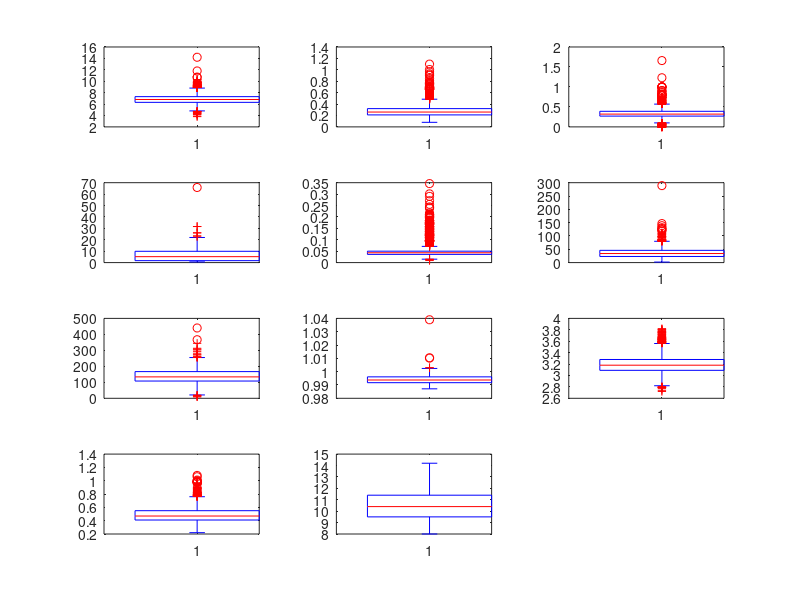

The MATLAB source for this figure: (Note: this script raises an error after producing the figure.)
%% TD Introduction au Data-Mining

% *OBJECTIF :* On possède un jeu de données représentant les caractéristiques
% physio-chimiques de vins. Le but est qu'à partir de ces données on puisse
% prédire la qualité d'un vin selon une méthode bien précise. 

% *DESCRIPTION DES DONNEES :* Nous avons deux matrices à notre disposition.
% La matrice X contient les caractéristiques physiques et chimiques des
% vin et la matrice Y représente la qualité du vin (1/0 : bonne/mauvaise).
% Chaques lignes des deux matrices représente un vin en particulier. 

%% 1) Prise en main des données :

clear;
close all;
load('WhiteW.mat');

%Analyse statistique de X :

moy = mean(X);
variance = var(X);
mediane = quantile(X,0.5);

% Tracé des boites à moustache pour chaque attribut des vins.
figure(1)
hold on
for i=1:11 
    subplot(4,3,i);
    boxplot(X(:,i));
end

%% 2) Mise en place de la classifications des données

%% 2.1 Découpage des données

[Xtmp Ytmp Xtest Ytest] = splitdata(X, Y, 2/3); 
[Xapp Yapp Xval Yval] = splitdata(Xtmp, Ytmp, 0.5);
clear Xtmp;
clear Ytmp;

% A l'aide de la fonction slitdata on sépare dans un premier temps
% les matrices X et Y en deux de proportions 1/3 et 2/3 et ensuite
% l'échantillon de taille 2/3 on le sépare de nouveau en 2. Ainsi on a
% séparer nos données en trois en proportion identique. 
% Ainsi on posséde un sous ensemble d'apprentissage Xapp/Yapp, un sous
% ensemble de validation Xval/Yvap et un sous ensemble de test Xtest/Ytest.


%% 2.2 Méthode des k plus proches voisins

% La méthode des k plus proches voisins consiste à prendre un point de
% référence x puis de déterminer ses k plus proches voisins (k choisi) à
% l'intérieur d'un sous ensemble. 
% La métrique utilisée ici est la distance euclidienne.
% On dispose d'une fonction kppv qui applique la méthode des k plus proches
% voisins. 

MatDistApp = [];
MatDistVal = [];
MatDistTest = [];

kVect = 3:2:70;
% Après plusieurs tests on décide de ne choisir que des k impaires, car
% lorsque le k est un nombre pair on remarque des variations importantes.
% En effet lorsque l'on regarde un nombre de voisin pair on peut avoir
% autant de point d'une classe que de point de l'autre classe, l'ordinateur
% choisissant la classe de façon aléatoire dans ce cas le résultat n'est
% pas fiable. 

%initialisation
errorApp = zeros(size(kVect));
errorVal = zeros(size(kVect));
errorTest = zeros(size(kVect));

% On applique la méthode des k plus proches voisins pour chacun des sous
% ensemble (apprentissage, valisation et test) plusieur fois avec un nombre
% de k grandissant afin de trouver la valeur du k optimal.
% Pour cela on calcul l'erreur pour chaque sous ensemble en faisant une
% comparaison terme à terme. 

for i=1:length(kVect)
    k = kVect(i);
    [YPapp,MatDistApp] = kppv(Xapp, Xapp, Yapp, k, MatDistApp);
    [YPval,MatDistVal] = kppv(Xval, Xapp, Yapp, k, MatDistVal);
    [YPtest,MatDistTest] = kppv(Xtest, Xapp, Yapp, k, MatDistTest);
    errorApp(i) = mean(Yapp ~= YPapp);
    errorVal(i) = mean(Yval ~= YPval);
    errorTest(i) = mean(Ytest ~= YPtest);
end

% On récupére l'indice de k optimal pour les sous ensemble de test et 
% de validation afin de voir s'il y a bien correspondance. 

[val, indice] = min(errorVal);
kOptiVal = kVect(indice);

[val, indice] = min(errorTest);
kOptiTest = kVect(indice);

% La meilleur valeur k* de k à choisir est 15. 
% Pour la valeur de k*=15 on a une erreur de 0.31.

% On trace maintenant l'évolution de l'erreur en fonction de la valeur de k
% pour les trois sous ensemble. 

figure(2)
subplot(1,3,1);
plot(kVect, errorApp,'m');
title('errorApp');
xlabel('Valeur de k');
ylabel('erreur');

subplot(1,3,2);
plot(kVect, errorVal,'b');
title('errorVal');
xlabel('Valeur de k');
ylabel('erreur');

subplot(1,3,3);
plot(kVect, errorTest,'g');
title('errorTest');
xlabel('Valeur de k');
ylabel('erreur');

% Meilleur représentation des erreurs pour comparaison :

figure(3)
hold on
plot(kVect, errorApp,'m');
plot(kVect, errorVal,'b');
plot(kVect, errorTest,'g');
legend('errorApp','errorVal','errorTest');
title('Comparaison des erreurs des différents sous ensemble en fonction de la valeur de k')
xlabel('Valeur de k');
ylabel('erreur');
hold off


%% 2.3 Influence de la normalisation des données

% On veut calculer la moyenne Ma et l'écart-type Sa des variables 
% exlicatives de Xapp.

Ma = mean(Xapp);
Sa = std(Xapp);

% Maintenant on normalise Xapp, Xval, Xtest à l'aide des valeurs Ma et Sa.
% On centre et réduit les variables à l'aide de la fonction
% normalisationmeanstd.m

[XappBis,XtestBis,Ma,Sa] = normalizemeanstd(Xapp,Xtest);
[XappBis,XvalBis, Ma, Sa] = normalizemeanstd(Xapp,Xval);
[XappBis,XappBis, Ma, Sa] = normalizemeanstd(Xapp,Xapp);


MatDistAppBis = [];
MatDistValBis = [];
MatDistTestBis = [];

errorAppBis = zeros(size(kVect));
errorValBis = zeros(size(kVect));
errorTestBis = zeros(size(kVect));

for i=1:length(kVect)
    k = kVect(i);
    [YPappBis,MatDistAppBis] = kppv(XappBis, XappBis, Yapp, k, MatDistAppBis);
    [YPvalBis,MatDistValBis] = kppv(XvalBis, XappBis, Yapp, k, MatDistValBis);
    [YPtestBis,MatDistTestBis] = kppv(XtestBis, XappBis, Yapp, k, MatDistTestBis);
    errorAppBis(i) = mean(Yapp ~= YPappBis);
    errorValBis(i) = mean(Yval ~= YPvalBis);
    errorTestBis(i) = mean(Ytest ~= YPtestBis);
end

[val, indice] = min(errorValBis);
kOptiValBis = kVect(indice);

[val, indice] = min(errorTestBis);
kOptiTestBis = kVect(indice);

figure(4)
subplot(1,3,1);
plot(kVect, errorAppBis,'m');
title('errorApp centré réduit');
xlabel('Valeur de k');
ylabel('erreur');

subplot(1,3,2);
plot(kVect, errorValBis,'b');
title('errorVal centré réduit');
xlabel('Valeur de k');
ylabel('erreur');

subplot(1,3,3);
plot(kVect, errorTestBis,'g');
title('errorTest centré réduit');
xlabel('Valeur de k');
ylabel('erreur');

% Meilleur représentation des erreurs pour comparaison :

figure(5)
hold on
plot(kVect, errorAppBis,'m');
plot(kVect, errorValBis,'b');
plot(kVect, errorTestBis,'g');
legend('errorApp','errorVal','errorTest');
title('Comparaison des erreurs des différents sous ensembles centrés réduits en fonction de la valeur de k')
xlabel('Valeur de k');
ylabel('erreur');
hold off



% *Conclusion : * Après avoir retracé les courbes des erreurs en fonction
% de la valeur de k pour chaque sous ensemble mais cette fois ci en
% utilisant des valeurs de Xapp, Xval, Xtest centrée réduit nous constatons
% que les valeurs d'erreur sont légérement plus faible. Ainsi nous pouvons
% conclure qu'il est meilleur de choisir le k optimal sur les données
% centrées réduites car la donnée sera plus fiable. 